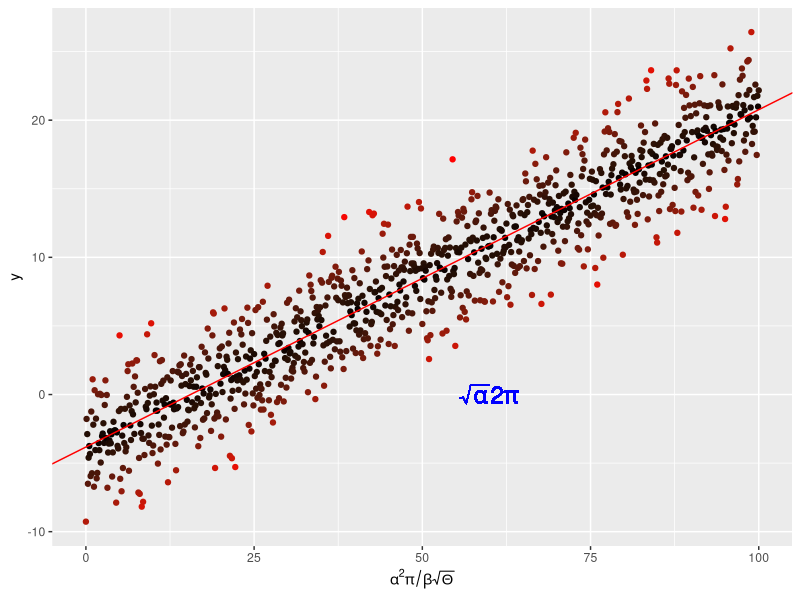

Write the R code that produced this figure. (Note: this script raises an error after producing the figure.)
##Author: Anaga Ambady (aa6725@ic.ac.uk)
##Version: 1.0.0
##Date: Oct 2025
##Description: A script to illustrate linear regression and plotting in R   

rm(list=ls())  # Clear workspace

library(ggplot2)    

x <- seq(0, 100, by = 0.1)
y <- -4. + 0.25 * x +
  rnorm(length(x), mean = 0., sd = 2.5)

# and put them in a dataframe
my_data <- data.frame(x = x, y = y)

# perform a linear regression
my_lm <- summary(lm(y ~ x, data = my_data))

# plot the data
p <-  ggplot(my_data, aes(x = x, y = y,
                          colour = abs(my_lm$residual))
             ) +
  geom_point() +
  scale_colour_gradient(low = "black", high = "red") +
  theme(legend.position = "none") +
  scale_x_continuous(
    expression(alpha^2 * pi / beta * sqrt(Theta)))

# add the regression line
p <- p + geom_abline(
  intercept = my_lm$coefficients[1][1],
  slope = my_lm$coefficients[2][1],
  colour = "red")
# throw some math on the plot
p <- p + geom_text(aes(x = 60, y = 0,
                       label = "sqrt(alpha) * 2* pi"), 
                       parse = TRUE, size = 6, 
                       colour = "blue")

p

# save the plot
ggsave("../results/linRegPlot.pdf", plot = p)
